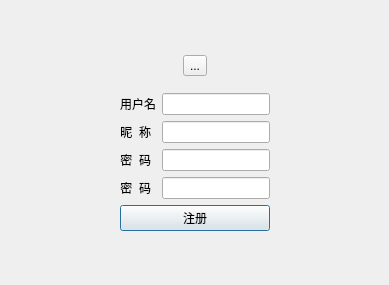
<?xml version="1.0" encoding="UTF-8"?>
<ui version="4.0">
 <class>Dialog</class>
 <widget class="QDialog" name="Dialog">
  <property name="geometry">
   <rect>
    <x>0</x>
    <y>0</y>
    <width>389</width>
    <height>285</height>
   </rect>
  </property>
  <property name="windowTitle">
   <string>Dialog</string>
  </property>
  <layout class="QHBoxLayout" name="horizontalLayout">
   <item>
    <spacer name="horizontalSpacer_3">
     <property name="orientation">
      <enum>Qt::Horizontal</enum>
     </property>
     <property name="sizeHint" stdset="0">
      <size>
       <width>88</width>
       <height>263</height>
      </size>
     </property>
    </spacer>
   </item>
   <item>
    <layout class="QFormLayout" name="formLayout">
     <property name="formAlignment">
      <set>Qt::AlignLeading|Qt::AlignLeft|Qt::AlignVCenter</set>
     </property>
     <item row="0" column="0" colspan="2">
      <layout class="QHBoxLayout" name="horizontalLayout_7">
       <property name="bottomMargin">
        <number>11</number>
       </property>
       <item>
        <spacer name="horizontalSpacer">
         <property name="orientation">
          <enum>Qt::Horizontal</enum>
         </property>
         <property name="sizeHint" stdset="0">
          <size>
           <width>40</width>
           <height>20</height>
          </size>
         </property>
        </spacer>
       </item>
       <item>
        <widget class="QToolButton" name="usericon">
         <property name="sizePolicy">
          <sizepolicy hsizetype="Fixed" vsizetype="Fixed">
           <horstretch>0</horstretch>
           <verstretch>0</verstretch>
          </sizepolicy>
         </property>
         <property name="text">
          <string>...</string>
         </property>
         <property name="icon">
          <iconset resource="../src/img.qrc">
           <normaloff>:/src/images/CustomerCopy.png</normaloff>:/src/images/CustomerCopy.png</iconset>
         </property>
         <property name="iconSize">
          <size>
           <width>60</width>
           <height>60</height>
          </size>
         </property>
         <property name="autoExclusive">
          <bool>true</bool>
         </property>
        </widget>
       </item>
       <item>
        <spacer name="horizontalSpacer_2">
         <property name="orientation">
          <enum>Qt::Horizontal</enum>
         </property>
         <property name="sizeHint" stdset="0">
          <size>
           <width>40</width>
           <height>20</height>
          </size>
         </property>
        </spacer>
       </item>
      </layout>
     </item>
     <item row="1" column="0">
      <widget class="QLabel" name="label">
       <property name="text">
        <string>用户名</string>
       </property>
       <property name="alignment">
        <set>Qt::AlignRight|Qt::AlignTrailing|Qt::AlignVCenter</set>
       </property>
      </widget>
     </item>
     <item row="1" column="1">
      <widget class="QLineEdit" name="username">
       <property name="focusPolicy">
        <enum>Qt::ClickFocus</enum>
       </property>
       <property name="maxLength">
        <number>32</number>
       </property>
      </widget>
     </item>
     <item row="2" column="0">
      <widget class="QLabel" name="label_6">
       <property name="text">
        <string>昵  称</string>
       </property>
       <property name="alignment">
        <set>Qt::AlignRight|Qt::AlignTrailing|Qt::AlignVCenter</set>
       </property>
      </widget>
     </item>
     <item row="2" column="1">
      <widget class="QLineEdit" name="nickname">
       <property name="focusPolicy">
        <enum>Qt::ClickFocus</enum>
       </property>
       <property name="maxLength">
        <number>32</number>
       </property>
      </widget>
     </item>
     <item row="3" column="1">
      <widget class="QLineEdit" name="password">
       <property name="focusPolicy">
        <enum>Qt::ClickFocus</enum>
       </property>
       <property name="maxLength">
        <number>32</number>
       </property>
       <property name="echoMode">
        <enum>QLineEdit::Password</enum>
       </property>
      </widget>
     </item>
     <item row="4" column="0">
      <widget class="QLabel" name="label_3">
       <property name="text">
        <string>密  码</string>
       </property>
       <property name="alignment">
        <set>Qt::AlignRight|Qt::AlignTrailing|Qt::AlignVCenter</set>
       </property>
      </widget>
     </item>
     <item row="4" column="1">
      <widget class="QLineEdit" name="password_check">
       <property name="focusPolicy">
        <enum>Qt::ClickFocus</enum>
       </property>
       <property name="inputMask">
        <string/>
       </property>
       <property name="maxLength">
        <number>32</number>
       </property>
       <property name="echoMode">
        <enum>QLineEdit::Password</enum>
       </property>
      </widget>
     </item>
     <item row="5" column="0" colspan="2">
      <widget class="QPushButton" name="register_btn">
       <property name="sizePolicy">
        <sizepolicy hsizetype="Expanding" vsizetype="Fixed">
         <horstretch>0</horstretch>
         <verstretch>0</verstretch>
        </sizepolicy>
       </property>
       <property name="text">
        <string>注册</string>
       </property>
       <property name="default">
        <bool>false</bool>
       </property>
       <property name="flat">
        <bool>false</bool>
       </property>
      </widget>
     </item>
     <item row="3" column="0">
      <widget class="QLabel" name="label_2">
       <property name="text">
        <string>密  码</string>
       </property>
       <property name="alignment">
        <set>Qt::AlignRight|Qt::AlignTrailing|Qt::AlignVCenter</set>
       </property>
      </widget>
     </item>
    </layout>
   </item>
   <item>
    <spacer name="horizontalSpacer_4">
     <property name="orientation">
      <enum>Qt::Horizontal</enum>
     </property>
     <property name="sizeHint" stdset="0">
      <size>
       <width>88</width>
       <height>263</height>
      </size>
     </property>
    </spacer>
   </item>
  </layout>
 </widget>
 <resources>
  <include location="../src/img.qrc"/>
 </resources>
 <connections/>
</ui>
